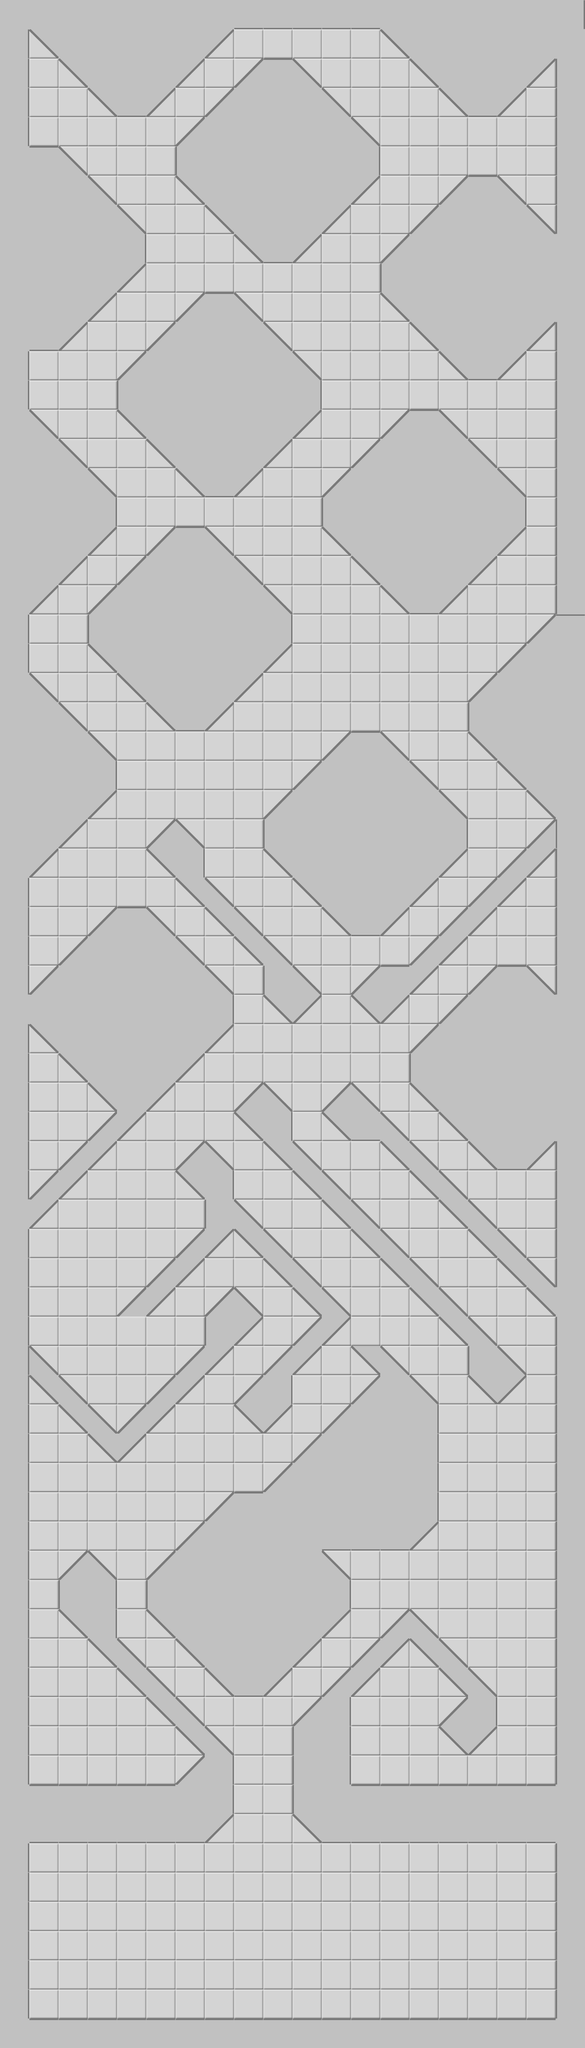

Rendered tile map (Tiled .tmx) drawn with the repository's tilesets; below, a short description and the map source with its tile grids summarised:
An orthogonal 20x70 tile map with 64x64 px tiles, 1 tile layer (Tile Layer 1).

<map version="1.0" orientation="orthogonal" renderorder="right-down" width="20" height="70" tilewidth="64" tileheight="64">
 <tileset firstgid="1" name="textures_1" tilewidth="64" tileheight="64">
  <image source="textures_1.png" width="640" height="64" />
 </tileset>
 <layer name="Tile Layer 1" width="20" height="70">
  <data>[1400 cells, 1400 non-empty, 10 distinct tile ids]</data>
 </layer>
</map>